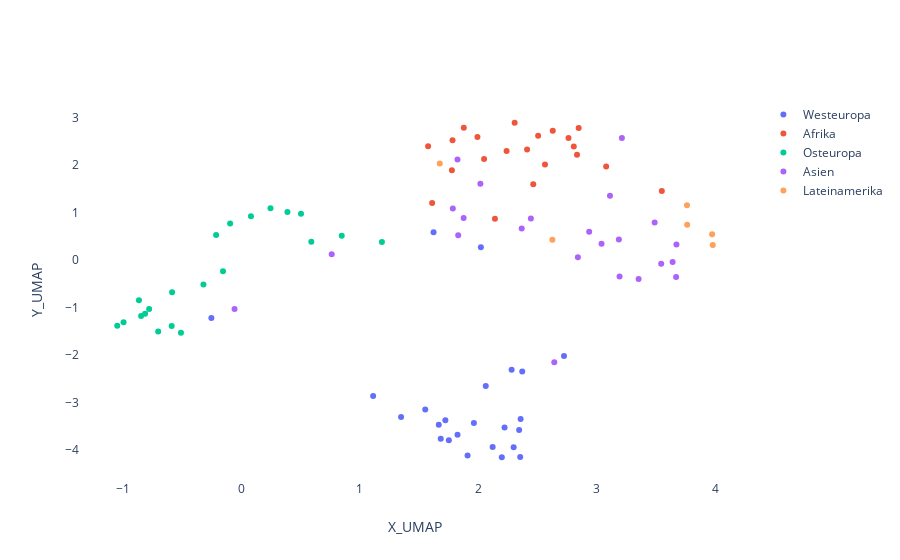

Here is the notebook cell this chart was saved with:
### Code cell
un_groups = ["UN_AfricanGroup","UN_AsiaGroup","UN_EastEUGroup","UN_LatinAmerica","UN_WestEuropeGroup"]

vector_df_africa = vector_df[vector_df.UN_AfricanGroup==1]
vector_df_asia = vector_df[vector_df.UN_AsiaGroup==1]
vector_df_easteu = vector_df[vector_df.UN_EastEUGroup==1]
vector_df_latinamerica = vector_df[vector_df.UN_LatinAmerica==1]
vector_df_westeu = vector_df[vector_df.UN_WestEuropeGroup==1]


fig = {
    'data': [
        {
  			'x': vector_df_westeu.X_UMAP, 
        	'y': vector_df_westeu.Y_UMAP, 
        	'text': vector_df_westeu.index, 
        	'mode': 'markers', 
        	'name': 'Westeuropa',
            "textposition":"middle right"},
  		{
  			'x': vector_df_africa.X_UMAP, 
        	'y': vector_df_africa.Y_UMAP, 
        	'text': vector_df_africa.index, 
        	'mode': 'markers', 
        	'name': 'Afrika',
            "textposition":"middle right"},
        {
  			'x': vector_df_easteu.X_UMAP, 
        	'y': vector_df_easteu.Y_UMAP, 
        	'text': vector_df_easteu.index, 
        	'mode': 'markers', 
        	'name': 'Osteuropa',
            "textposition":"middle right"},
      	{
  			'x': vector_df_asia.X_UMAP, 
        	'y': vector_df_asia.Y_UMAP, 
        	'text': vector_df_asia.index, 
        	'mode': 'markers', 
        	'name': 'Asien',
            "textposition":"middle right"},


      	{
  			'x': vector_df_latinamerica.X_UMAP, 
        	'y': vector_df_latinamerica.Y_UMAP, 
        	'text': vector_df_latinamerica.index, 
        	'mode': 'markers', 
        	'name': 'Lateinamerika',
            "textposition":"middle right"},

    ],
    'layout': {
        'xaxis': {'title': 'X_UMAP'},
        'yaxis': {'title': "Y_UMAP"},
        "plot_bgcolor": "rgb(255, 255, 255)",
        #"width": 2000,
        #"height": 1300, #or more
        "autosize": True
    }
}

plotly.offline.iplot(fig, filename='basic-scatter')

### Figure 1 — Plotly figure (JSON) as saved in the notebook; plotly's stock layout.template omitted (floating-point values rounded to 4 significant figures)
{"data": [{"mode": "markers", "name": "Westeuropa", "text": ["australien", "belgien", "dänemark", "finnland", "frankreich", "griechenland", "irland", "island", "israel", "italien", "kanada", "luxemburg", "malta", "neuseeland", "niederlande", "norwegen", "österreich", "portugal", "schweden", "schweiz", "spanien", "türkei", "usa", "vereinigtes_königreich"], "textposition": "middle right", "type": "scatter", "x": [2.281, 2.344, 1.752, 1.349, 2.222, 2.353, 1.91, 1.113, 2.022, 2.298, 2.37, 1.683, -0.2517, 2.063, 1.667, 1.553, 1.825, 2.198, 1.722, 1.963, 2.121, 1.622, 2.723, 2.357], "y": [-2.309, -3.574, -3.79, -3.303, -3.522, -4.141, -4.114, -2.861, 0.2708, -3.94, -2.344, -3.76, -1.22, -2.648, -3.465, -3.145, -3.677, -4.148, -3.368, -3.43, -3.931, 0.5895, -2.018, -3.344]}, {"mode": "markers", "name": "Afrika", "text": ["ägypten", "algerien", "angola", "äthiopien", "ghana", "kenia", "kongo", "libyen", "mali", "mosambik", "namibia", "niger", "nigeria", "ruanda", "senegal", "somalia", "südafrika", "sudan", "südsudan", "tansania", "uganda"], "textposition": "middle right", "type": "scatter", "x": [2.464, 1.611, 1.993, 2.505, 2.833, 2.563, 1.782, 2.14, 2.806, 2.239, 3.079, 2.847, 2.412, 1.878, 2.761, 2.049, 3.548, 1.777, 1.577, 2.307, 2.628], "y": [1.595, 1.202, 2.592, 2.619, 2.216, 2.015, 2.523, 0.8716, 2.39, 2.299, 1.971, 2.783, 2.33, 2.788, 2.572, 2.127, 1.455, 1.893, 2.398, 2.892, 2.721]}, {"mode": "markers", "name": "Osteuropa", "text": ["albanien", "armenien", "aserbaidschan", "belarus", "bosnien_und_herzegowina", "bulgarien", "estland", "georgien", "kroatien", "lettland", "litauen", "mazedonien", "montenegro", "polen", "rumänien", "serbien", "slowakei", "slowenien", "tschechien", "ukraine", "ungarn"], "textposition": "middle right", "type": "scatter", "x": [0.08225, 1.187, 0.8481, -0.1534, -0.09342, -0.583, -0.5865, 0.5913, -0.2116, -0.5083, -0.7004, 0.247, 0.39, -0.7766, -1.046, 0.5045, -0.8627, -0.9926, -0.8108, -0.3187, -0.8443], "y": [0.9252, 0.3843, 0.5137, -0.2359, 0.77, -0.6781, -1.388, 0.3876, 0.5294, -1.53, -1.502, 1.094, 1.015, -1.029, -1.381, 0.975, -0.8455, -1.308, -1.129, -0.512, -1.176]}, {"mode": "markers", "name": "Asien", "text": ["afghanistan", "bangladesch", "china", "hongkong", "indien", "indonesien", "irak", "iran", "japan", "kambodscha", "kasachstan", "malaysia", "nepal", "nordkorea", "pakistan", "philippinen", "saudi_arabien", "singapur", "südkorea", "syrien", "thailand", "vietnam", "zypern"], "textposition": "middle right", "type": "scatter", "x": [2.018, 3.211, 2.84, 3.352, 3.186, 2.935, 1.876, 1.831, 2.641, 1.824, 0.7634, 3.671, 3.111, 2.366, 3.04, 3.669, 2.443, 3.192, 3.639, 1.785, 3.543, 3.488, -0.05618], "y": [1.609, 2.571, 0.06001, -0.3966, 0.4368, 0.5999, 0.8888, 0.5215, -2.147, 2.12, 0.1225, 0.3302, 1.356, 0.6651, 0.3432, -0.3553, 0.8778, -0.3429, -0.03728, 1.086, -0.07671, 0.7932, -1.027]}, {"mode": "markers", "name": "Lateinamerika", "text": ["argentinien", "brasilien", "chile", "kolumbien", "kuba", "mexiko"], "textposition": "middle right", "type": "scatter", "x": [3.978, 3.972, 3.76, 1.675, 2.625, 3.762], "y": [0.318, 0.544, 1.156, 2.032, 0.4281, 0.7455]}], "layout": {"autosize": true, "plot_bgcolor": "rgb(255, 255, 255)", "xaxis": {"title": {"text": "X_UMAP"}}, "yaxis": {"title": {"text": "Y_UMAP"}}}}
